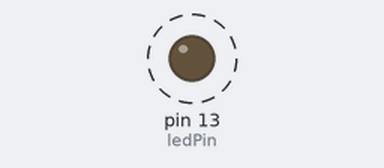
A sketch run on a simulated Arduino Uno, built with avr-gcc and run on an emulated ATmega328P. Parts: output pins drawn as LEDs (lit = HIGH). Dashed ring = blinking.

Above: at 0.5 s.
Timing chart, 0 to 4.6 s (numbered marks = the images above):
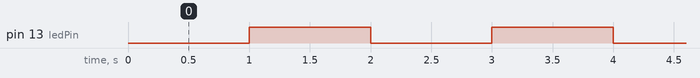

Measured:
- by itself, pin 13 (ledPin): alternates HIGH for 1.0 s and LOW for 1.0 s

The sketch:

Prueba_LED13_R4Wifi.ino
```cpp
const int ledPin = 13;
const int comparador = 100;
void setup() {
  pinMode(ledPin, OUTPUT);
  digitalWrite(ledPin, HIGH);

}

void loop() {
  // put your main code here, to run repeatedly:
    for(int i = 0; i <= comparador; i++){
          digitalWrite(ledPin,LOW);
          delay(1000);
          digitalWrite(ledPin,HIGH);
          delay(1000);

    }

}
```
